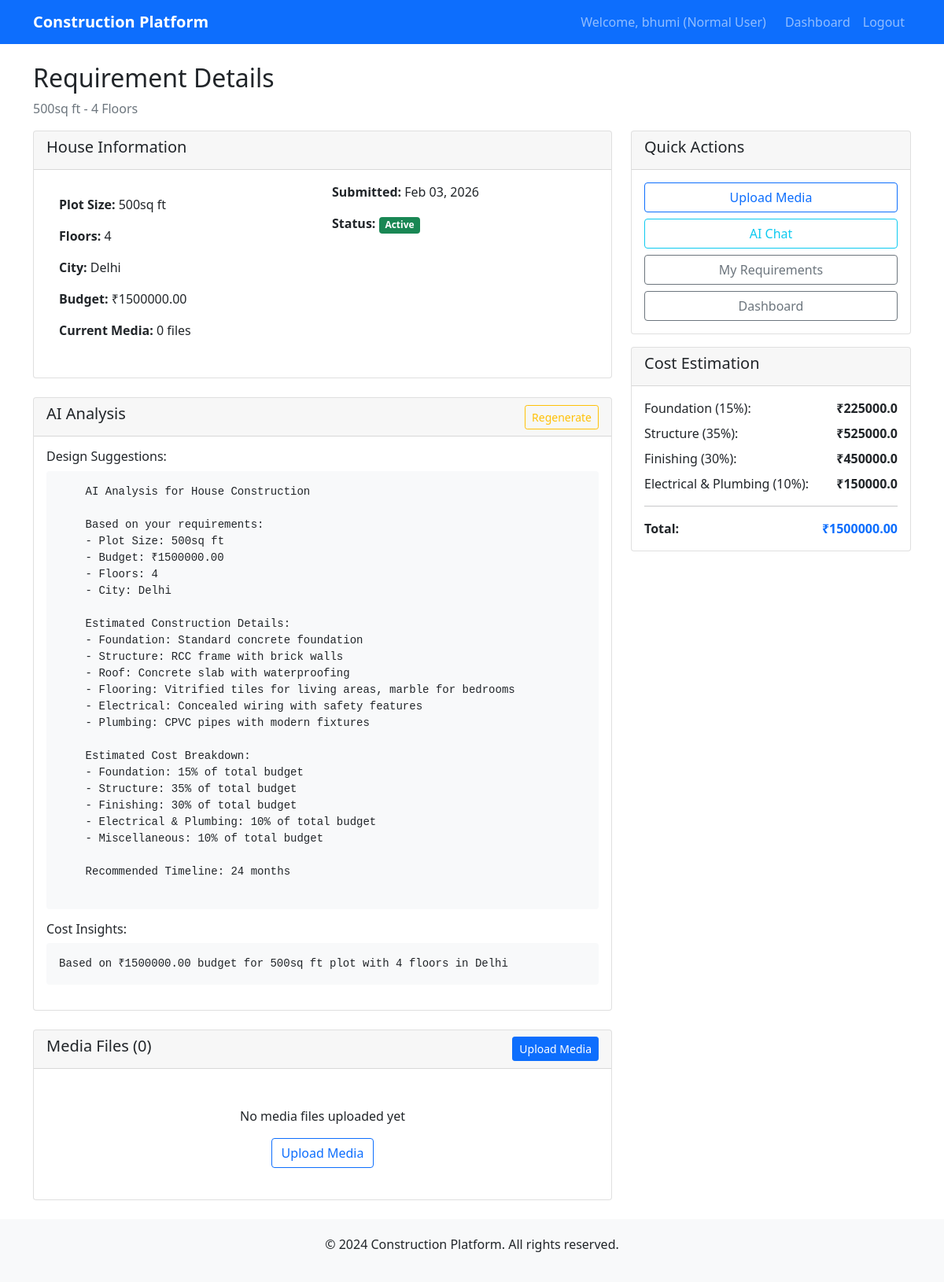
Screenshot of /house-ai/view/3/ (signed in) with the database file from the repository.
### accounts/models.py (models this page shows, shortened)
class User(AbstractUser):
    ROLE_CHOICES = [
        ('worker', 'Worker'),
        ('thekedar', 'Thekedar'),
        ('user', 'Normal User'),
    ]
    username = None  # Remove username field
    name = models.CharField(max_length=100)
    phone = models.CharField(max_length=15, unique=True)
    email = models.EmailField(unique=True)
    role = models.CharField(max_length=10, choices=ROLE_CHOICES, default='user')
    location = models.CharField(max_length=100)
    created_at = models.DateTimeField(auto_now_add=True)
    USERNAME_FIELD = 'email'
    REQUIRED_FIELDS = ['name', 'phone', 'role', 'location']

### house_ai/models.py (models this page shows, shortened)
class HouseRequirement(models.Model):
    user = models.ForeignKey(User, on_delete=models.CASCADE, related_name='house_requirements')
    plot_size = models.CharField(max_length=50)  # e.g., "1000 sq ft"
    budget = models.DecimalField(max_digits=12, decimal_places=2)
    floors = models.PositiveIntegerField(default=1)
    city = models.CharField(max_length=100)
    created_at = models.DateTimeField(auto_now_add=True)

class AIResponse(models.Model):
    requirement = models.OneToOneField(HouseRequirement, on_delete=models.CASCADE, related_name='ai_response')
    design_suggestion = models.TextField()
    cost_insight = models.TextField()
    created_at = models.DateTimeField(auto_now_add=True)

### house_ai/views.py (the view)
# urls.py: path('view/<int:requirement_id>/', views.view_requirement, name='view_requirement'),
@login_required
def view_requirement(request, requirement_id):
    if request.user.role != 'user':
        messages.error(request, 'Access denied. Normal user role required.')
        return redirect('dashboard:home')
    requirement = get_object_or_404(HouseRequirement, id=requirement_id, user=request.user)
    media_files = MediaUpload.objects.filter(requirement=requirement)
    ai_response = AIResponse.objects.filter(requirement=requirement).first()
    return render(request, 'house_ai/view_requirement.html', {
        'requirement': requirement,
        'media_files': media_files,
        'ai_response': ai_response
    })

### house_ai/templatetags/house_ai_filters.py (called while the page is built)
@register.filter
def mul(value, arg):
    try:
        return float(value) * float(arg)
    except (ValueError, TypeError):
        return 0

### templates/house_ai/view_requirement.html (shortened to what this page needs)
{% extends 'base.html' %}
{% load house_ai_filters %}
{% block content %}
<div class="row">
    <div class="col-12">
        <h2>Requirement Details</h2>
        <p class="text-muted">{{ requirement.plot_size }} - {{ requirement.floors }} Floors</p>
    </div>
</div>
<div class="row">
    <div class="col-md-8">
        <div class="card">
            <div class="card-header">
                <h5>House Information</h5>
            </div>
            <div class="card-body">
                <div class="row">
                    <div class="col-md-6">
                        <div class="card-body">
                            <p><strong>Plot Size:</strong> {{ requirement.plot_size }}</p>
                            <p><strong>Floors:</strong> {{ requirement.floors }}</p>
                            <p><strong>City:</strong> {{ requirement.city }}</p>
                            <p><strong>Budget:</strong> ₹{{ requirement.budget }}</p>
                            <p><strong>Current Media:</strong> {{ requirement.media_uploads.count }} files</p>
                        </div>
                    </div>
                    <div class="col-md-6">
                        <p><strong>Submitted:</strong> {{ requirement.created_at|date:"M d, Y" }}</p>
                        <p><strong>Status:</strong>
                            <span class="badge bg-success">Active</span>
                        </p>
                    </div>
                </div>
            </div>
        </div>
        {% if ai_response %}
        <div class="card mt-4">
            <div class="card-header d-flex justify-content-between align-items-center">
                <h5>AI Analysis</h5>
                <div>
                    <a href="{% url 'house_ai:regenerate_ai' requirement.id %}" class="btn btn-outline-warning btn-sm">Regenerate</a>
                </div>
            </div>
            <div class="card-body">
                <div class="mb-3">
                    <h6>Design Suggestions:</h6>
                    <pre class="bg-light p-3 rounded">{{ ai_response.design_suggestion }}</pre>
                </div>
                <div class="mb-3">
                    <h6>Cost Insights:</h6>
                    <pre class="bg-light p-3 rounded">{{ ai_response.cost_insight }}</pre>
                </div>
            </div>
        </div>
        {% endif %}
        <div class="card mt-4">
            <div class="card-header d-flex justify-content-between align-items-center">
                <h5>Media Files ({{ media_files.count }})</h5>
                <a href="{% url 'house_ai:upload_media' requirement.id %}" class="btn btn-primary btn-sm">Upload Media</a>
            </div>
            <div class="card-body">
                {% if media_files %}
                    <div class="row">
                        {% for media in media_files %}
                        <div class="col-md-4 mb-3">
                            <div class="card">
                                <div class="card-body text-center">
                                    {% if media.media_type == 'image' %}
                                        <img src="{{ media.file_path.url }}" class="img-fluid rounded" alt="{{ media.file_path.name }}">
                                    {% elif media.media_type == 'video' %}
                                        <video controls class="img-fluid rounded">
                                            <source src="{{ media.file_path.url }}" type="video/mp4">
                                            Your browser does not support the video tag.
                                        </video>
                                    {% else %}
                                        <i class="bi bi-file-earmark-text display-4 text-muted"></i>
                                        <p class="mt-2">{{ media.file_path.name }}</p>
                                    {% endif %}
                                    <hr>
                                    <span class="badge bg-secondary">{{ media.get_media_type_display }}</span>
                                    <a href="{% url 'house_ai:delete_media' media.id %}" class="btn btn-outline-danger btn-sm mt-2">Delete</a>
                                </div>
                            </div>
                        </div>
                        {% endfor %}
                    </div>
                {% else %}
                    <div class="text-center py-4">
                        <p class="mt-2">No media files uploaded yet</p>
                        <a href="{% url 'house_ai:upload_media' requirement.id %}" class="btn btn-outline-primary">Upload Media</a>
                    </div>
                {% endif %}
            </div>
        </div>
    </div>
    <div class="col-md-4">
        <div class="card">
            <div class="card-header">
                <h5>Quick Actions</h5>
            </div>
            <div class="card-body">
                <div class="d-grid gap-2">
                    <a href="{% url 'house_ai:upload_media' requirement.id %}" class="btn btn-outline-primary">Upload Media</a>
                    <a href="{% url 'house_ai:ai_chat' %}" class="btn btn-outline-info">AI Chat</a>
                    <a href="{% url 'house_ai:my_requirements' %}" class="btn btn-outline-secondary">My Requirements</a>
                    <a href="{% url 'dashboard:home' %}" class="btn btn-outline-secondary">Dashboard</a>
                </div>
            </div>
        </div>
        <div class="card mt-3">
            <div class="card-header">
                <h5>Cost Estimation</h5>
            </div>
            <div class="card-body">
                <div class="mb-2">
                    <div class="d-flex justify-content-between">
                        <span>Foundation (15%):</span>
                        <strong>₹{{ requirement.budget|floatformat:0|mul:0.15 }}</strong>
                    </div>
                </div>
                <div class="mb-2">
                    <div class="d-flex justify-content-between">
                        <span>Structure (35%):</span>
                        <strong>₹{{ requirement.budget|floatformat:0|mul:0.35 }}</strong>
                    </div>
                </div>
                <div class="mb-2">
                    <div class="d-flex justify-content-between">
                        <span>Finishing (30%):</span>
                        <strong>₹{{ requirement.budget|floatformat:0|mul:0.30 }}</strong>
                    </div>
                </div>
                <div class="mb-2">
                    <div class="d-flex justify-content-between">
                        <span>Electrical & Plumbing (10%):</span>
                        <strong>₹{{ requirement.budget|floatformat:0|mul:0.10 }}</strong>
                    </div>
                </div>
                <hr>
                <div class="d-flex justify-content-between">
                    <strong>Total:</strong>
                    <strong class="text-primary">₹{{ requirement.budget }}</strong>
                </div>
            </div>
        </div>
    </div>
</div>
{% endblock %}

### templates/base.html (shortened to what this page needs)
<!DOCTYPE html>
<html lang="en">
<head>
    <link href="https://cdn.jsdelivr.net/npm/bootstrap@5.1.3/dist/css/bootstrap.min.css" rel="stylesheet">
</head>
<body class="d-flex flex-column min-vh-100">
    <nav class="navbar navbar-expand-lg navbar-dark bg-primary">
        <div class="container">
            <a class="navbar-brand" href="{% url 'dashboard:home' %}">
                 Construction Platform
            </a>
            <div class="navbar-nav ms-auto">
                {% if user.is_authenticated %}
                    <span class="navbar-text me-3">Welcome, {{ user.name }} ({{ user.get_role_display }})</span>
                    <a class="nav-link" href="{% url 'dashboard:home' %}">Dashboard</a>
                    <a class="nav-link" href="{% url 'accounts:logout' %}">Logout</a>
                {% else %}
                    <a class="nav-link" href="{% url 'accounts:login' %}">Login</a>
                    <a class="nav-link" href="{% url 'accounts:signup' %}">Sign Up</a>
                {% endif %}
            </div>
        </div>
    </nav>
    <main class="container my-4 flex-grow-1">
        {% block content %}
        {% endblock %}
    </main>
    <footer class="footer mt-auto">
        <div class="container text-center">
            <p>&copy; 2024 Construction Platform. All rights reserved.</p>
        </div>
    </footer>
</body>
</html>

### templates/base.html (style rules this page uses)
.navbar-brand { font-weight: bold; }
.footer { background-color: #f8f9fa; padding: 20px 0; margin-top: auto; }

### rows the page displays
User: name "bhumi", role "Normal User"
HouseRequirement: plot_size "500sq ft", floors "4", city "Delhi", budget "1500000.00", media_uploads.count "0", created_at "Feb 03, 2026", budget|mul "225000.0", budget|mul "525000.0", budget|mul "450000.0", budget|mul "150000.0"
AIResponse: design_suggestion "AI Analysis for House Construction Based on your requirements: - Plot Size: 500sq ft - Budget: ₹1500000.00 - Floors: 4 - City: Delhi Estimated Construction Details: - Foundation: Standard concrete foundation - Structure: RCC frame with brick walls - Roof: Concrete slab with waterproofing - Flooring: Vitrified tiles for living areas, marble for bedrooms - Electrical: Concealed wiring with safety features - Plumbing: CPVC pipes with modern fixtures Estimated Cost Breakdown: - Foundation: 15% of total budget - Structure: 35% of total budget - Finishing: 30% of total budget - Electrical & Plumbing: 10% of total budget - Miscellaneous: 10% of total budget Recommended Timeline: 24 months", cost_insight "Based on ₹1500000.00 budget for 500sq ft plot with 4 floors in Delhi"

### other values shown
{{ media_files.count }} "0"
